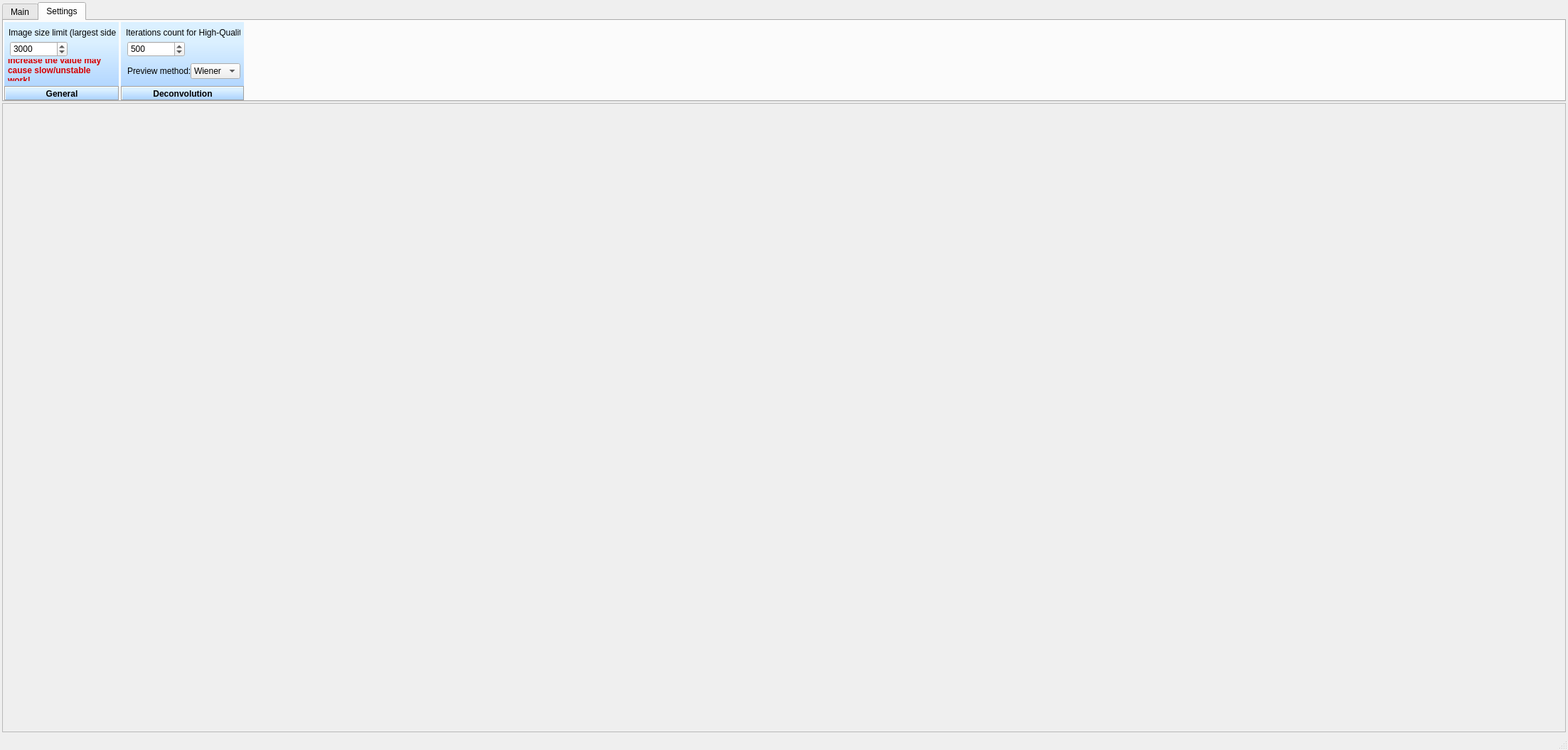
<?xml version="1.0" encoding="UTF-8"?>
<ui version="4.0">
 <class>MainWindow</class>
 <widget class="QMainWindow" name="MainWindow">
  <property name="geometry">
   <rect>
    <x>0</x>
    <y>0</y>
    <width>2205</width>
    <height>1055</height>
   </rect>
  </property>
  <property name="sizePolicy">
   <sizepolicy hsizetype="Expanding" vsizetype="Expanding">
    <horstretch>0</horstretch>
    <verstretch>0</verstretch>
   </sizepolicy>
  </property>
  <property name="minimumSize">
   <size>
    <width>400</width>
    <height>400</height>
   </size>
  </property>
  <property name="acceptDrops">
   <bool>true</bool>
  </property>
  <property name="windowTitle">
   <string>MotionDeblur</string>
  </property>
  <property name="windowIcon">
   <iconset resource="MainResources.qrc">
    <normaloff>:/SmartDeblur/Icons/Logo2.png</normaloff>:/SmartDeblur/Icons/Logo2.png</iconset>
  </property>
  <widget class="QWidget" name="centralWidget">
   <property name="sizePolicy">
    <sizepolicy hsizetype="Expanding" vsizetype="Expanding">
     <horstretch>0</horstretch>
     <verstretch>0</verstretch>
    </sizepolicy>
   </property>
   <property name="acceptDrops">
    <bool>false</bool>
   </property>
   <layout class="QGridLayout" name="gridLayout">
    <property name="leftMargin">
     <number>3</number>
    </property>
    <property name="topMargin">
     <number>3</number>
    </property>
    <property name="rightMargin">
     <number>3</number>
    </property>
    <property name="bottomMargin">
     <number>3</number>
    </property>
    <property name="spacing">
     <number>2</number>
    </property>
    <item row="0" column="0">
     <widget class="QTabWidget" name="tabWidget">
      <property name="maximumSize">
       <size>
        <width>16777215</width>
        <height>140</height>
       </size>
      </property>
      <property name="acceptDrops">
       <bool>true</bool>
      </property>
      <property name="currentIndex">
       <number>1</number>
      </property>
      <widget class="QWidget" name="tab">
       <attribute name="title">
        <string>Main</string>
       </attribute>
       <widget class="QFrame" name="frame">
        <property name="geometry">
         <rect>
          <x>1</x>
          <y>2</y>
          <width>161</width>
          <height>110</height>
         </rect>
        </property>
        <property name="styleSheet">
         <string notr="true">QFrame  {background-color: qlineargradient(spread:pad, x1:0, y1:1, x2:0, y2:0, stop:0 rgba(165, 206, 255, 255), stop:0.744318 rgba(219, 240, 255, 255))}

QLabel {background-color: none;}
</string>
        </property>
        <property name="frameShape">
         <enum>QFrame::NoFrame</enum>
        </property>
        <property name="frameShadow">
         <enum>QFrame::Sunken</enum>
        </property>
        <widget class="QToolButton" name="btnOpen">
         <property name="geometry">
          <rect>
           <x>3</x>
           <y>3</y>
           <width>51</width>
           <height>60</height>
          </rect>
         </property>
         <property name="text">
          <string>Open</string>
         </property>
         <property name="icon">
          <iconset resource="MainResources.qrc">
           <normaloff>:/SmartDeblur/Icons/Open.png</normaloff>:/SmartDeblur/Icons/Open.png</iconset>
         </property>
         <property name="iconSize">
          <size>
           <width>32</width>
           <height>32</height>
          </size>
         </property>
         <property name="toolButtonStyle">
          <enum>Qt::ToolButtonTextUnderIcon</enum>
         </property>
         <property name="autoRaise">
          <bool>true</bool>
         </property>
        </widget>
        <widget class="QLabel" name="label_4">
         <property name="geometry">
          <rect>
           <x>0</x>
           <y>90</y>
           <width>162</width>
           <height>21</height>
          </rect>
         </property>
         <property name="font">
          <font>
           <weight>75</weight>
           <bold>true</bold>
          </font>
         </property>
         <property name="styleSheet">
          <string notr="true">background-color: qlineargradient(spread:pad, x1:0, y1:1, x2:0, y2:0, stop:0 rgba(165, 206, 255, 255), stop:0.744318 rgba(219, 240, 255, 255))
</string>
         </property>
         <property name="frameShape">
          <enum>QFrame::Box</enum>
         </property>
         <property name="frameShadow">
          <enum>QFrame::Sunken</enum>
         </property>
         <property name="text">
          <string>File</string>
         </property>
         <property name="alignment">
          <set>Qt::AlignCenter</set>
         </property>
        </widget>
        <widget class="QToolButton" name="btnSave">
         <property name="geometry">
          <rect>
           <x>56</x>
           <y>3</y>
           <width>51</width>
           <height>60</height>
          </rect>
         </property>
         <property name="text">
          <string>Save</string>
         </property>
         <property name="icon">
          <iconset resource="MainResources.qrc">
           <normaloff>:/SmartDeblur/Icons/Save.png</normaloff>:/SmartDeblur/Icons/Save.png</iconset>
         </property>
         <property name="iconSize">
          <size>
           <width>32</width>
           <height>32</height>
          </size>
         </property>
         <property name="toolButtonStyle">
          <enum>Qt::ToolButtonTextUnderIcon</enum>
         </property>
         <property name="autoRaise">
          <bool>true</bool>
         </property>
        </widget>
        <widget class="QToolButton" name="btnAbout">
         <property name="geometry">
          <rect>
           <x>109</x>
           <y>3</y>
           <width>51</width>
           <height>60</height>
          </rect>
         </property>
         <property name="text">
          <string>Help</string>
         </property>
         <property name="icon">
          <iconset resource="MainResources.qrc">
           <normaloff>:/SmartDeblur/Icons/About.png</normaloff>:/SmartDeblur/Icons/About.png</iconset>
         </property>
         <property name="iconSize">
          <size>
           <width>32</width>
           <height>32</height>
          </size>
         </property>
         <property name="toolButtonStyle">
          <enum>Qt::ToolButtonTextUnderIcon</enum>
         </property>
         <property name="autoRaise">
          <bool>true</bool>
         </property>
        </widget>
       </widget>
       <widget class="QFrame" name="frame_2">
        <property name="geometry">
         <rect>
          <x>165</x>
          <y>2</y>
          <width>114</width>
          <height>110</height>
         </rect>
        </property>
        <property name="styleSheet">
         <string notr="true">QFrame  {background-color: qlineargradient(spread:pad, x1:0, y1:1, x2:0, y2:0, stop:0 rgba(165, 206, 255, 255), stop:0.744318 rgba(219, 240, 255, 255))}

QLabel {background-color: none;}

</string>
        </property>
        <property name="frameShape">
         <enum>QFrame::NoFrame</enum>
        </property>
        <property name="frameShadow">
         <enum>QFrame::Sunken</enum>
        </property>
        <widget class="QToolButton" name="btnZoomIn">
         <property name="geometry">
          <rect>
           <x>75</x>
           <y>10</y>
           <width>31</width>
           <height>31</height>
          </rect>
         </property>
         <property name="text">
          <string>+</string>
         </property>
         <property name="icon">
          <iconset resource="MainResources.qrc">
           <normaloff>:/SmartDeblur/Icons/Zoom In.png</normaloff>:/SmartDeblur/Icons/Zoom In.png</iconset>
         </property>
         <property name="iconSize">
          <size>
           <width>24</width>
           <height>24</height>
          </size>
         </property>
         <property name="autoRaise">
          <bool>true</bool>
         </property>
        </widget>
        <widget class="QToolButton" name="btnZoomOut">
         <property name="geometry">
          <rect>
           <x>41</x>
           <y>10</y>
           <width>31</width>
           <height>31</height>
          </rect>
         </property>
         <property name="text">
          <string>-</string>
         </property>
         <property name="icon">
          <iconset resource="MainResources.qrc">
           <normaloff>:/SmartDeblur/Icons/Zoom Out.png</normaloff>:/SmartDeblur/Icons/Zoom Out.png</iconset>
         </property>
         <property name="iconSize">
          <size>
           <width>24</width>
           <height>24</height>
          </size>
         </property>
         <property name="autoRaise">
          <bool>true</bool>
         </property>
        </widget>
        <widget class="QToolButton" name="btnZoomNormal">
         <property name="geometry">
          <rect>
           <x>6</x>
           <y>10</y>
           <width>31</width>
           <height>31</height>
          </rect>
         </property>
         <property name="text">
          <string>1:1</string>
         </property>
         <property name="icon">
          <iconset resource="MainResources.qrc">
           <normaloff>:/SmartDeblur/Icons/Zoom_Actual.png</normaloff>:/SmartDeblur/Icons/Zoom_Actual.png</iconset>
         </property>
         <property name="iconSize">
          <size>
           <width>24</width>
           <height>24</height>
          </size>
         </property>
         <property name="autoRaise">
          <bool>true</bool>
         </property>
        </widget>
        <widget class="QCheckBox" name="checkBoxFitToWindow">
         <property name="geometry">
          <rect>
           <x>16</x>
           <y>51</y>
           <width>91</width>
           <height>17</height>
          </rect>
         </property>
         <property name="text">
          <string>Fit to Window</string>
         </property>
         <property name="checked">
          <bool>true</bool>
         </property>
        </widget>
        <widget class="QLabel" name="label_3">
         <property name="geometry">
          <rect>
           <x>0</x>
           <y>90</y>
           <width>115</width>
           <height>21</height>
          </rect>
         </property>
         <property name="font">
          <font>
           <weight>75</weight>
           <bold>true</bold>
          </font>
         </property>
         <property name="styleSheet">
          <string notr="true">background-color: qlineargradient(spread:pad, x1:0, y1:1, x2:0, y2:0, stop:0 rgba(165, 206, 255, 255), stop:0.744318 rgba(219, 240, 255, 255))
</string>
         </property>
         <property name="frameShape">
          <enum>QFrame::Box</enum>
         </property>
         <property name="frameShadow">
          <enum>QFrame::Sunken</enum>
         </property>
         <property name="text">
          <string>Zoom</string>
         </property>
         <property name="alignment">
          <set>Qt::AlignCenter</set>
         </property>
        </widget>
       </widget>
       <widget class="QFrame" name="frame_3">
        <property name="geometry">
         <rect>
          <x>282</x>
          <y>2</y>
          <width>437</width>
          <height>110</height>
         </rect>
        </property>
        <property name="styleSheet">
         <string notr="true">QFrame  {background-color: qlineargradient(spread:pad, x1:0, y1:1, x2:0, y2:0, stop:0 rgba(165, 206, 255, 255), stop:0.744318 rgba(219, 240, 255, 255))}

QLabel {background-color: none;}
</string>
        </property>
        <property name="frameShape">
         <enum>QFrame::NoFrame</enum>
        </property>
        <property name="frameShadow">
         <enum>QFrame::Sunken</enum>
        </property>
        <widget class="QSlider" name="sliderRadius">
         <property name="geometry">
          <rect>
           <x>77</x>
           <y>55</y>
           <width>356</width>
           <height>19</height>
          </rect>
         </property>
         <property name="minimum">
          <number>1</number>
         </property>
         <property name="maximum">
          <number>500</number>
         </property>
         <property name="value">
          <number>50</number>
         </property>
         <property name="orientation">
          <enum>Qt::Horizontal</enum>
         </property>
        </widget>
        <widget class="QSlider" name="sliderPSNR">
         <property name="geometry">
          <rect>
           <x>77</x>
           <y>70</y>
           <width>356</width>
           <height>19</height>
          </rect>
         </property>
         <property name="minimum">
          <number>1</number>
         </property>
         <property name="maximum">
          <number>99</number>
         </property>
         <property name="value">
          <number>30</number>
         </property>
         <property name="orientation">
          <enum>Qt::Horizontal</enum>
         </property>
        </widget>
        <widget class="QLabel" name="labelRadius">
         <property name="geometry">
          <rect>
           <x>49</x>
           <y>57</y>
           <width>32</width>
           <height>13</height>
          </rect>
         </property>
         <property name="text">
          <string>5</string>
         </property>
        </widget>
        <widget class="QLabel" name="labelPSNR">
         <property name="geometry">
          <rect>
           <x>49</x>
           <y>72</y>
           <width>32</width>
           <height>13</height>
          </rect>
         </property>
         <property name="text">
          <string>5</string>
         </property>
        </widget>
        <widget class="QComboBox" name="comboBoxType">
         <property name="geometry">
          <rect>
           <x>85</x>
           <y>3</y>
           <width>140</width>
           <height>21</height>
          </rect>
         </property>
         <item>
          <property name="text">
           <string>Motion Blur</string>
          </property>
         </item>
        </widget>
        <widget class="QSlider" name="sliderMotionLength">
         <property name="geometry">
          <rect>
           <x>77</x>
           <y>23</y>
           <width>356</width>
           <height>19</height>
          </rect>
         </property>
         <property name="minimum">
          <number>1</number>
         </property>
         <property name="maximum">
          <number>500</number>
         </property>
         <property name="value">
          <number>50</number>
         </property>
         <property name="orientation">
          <enum>Qt::Horizontal</enum>
         </property>
        </widget>
        <widget class="QLabel" name="labelMotionLength">
         <property name="geometry">
          <rect>
           <x>49</x>
           <y>24</y>
           <width>32</width>
           <height>13</height>
          </rect>
         </property>
         <property name="text">
          <string>5</string>
         </property>
        </widget>
        <widget class="QSlider" name="sliderMotionAngle">
         <property name="geometry">
          <rect>
           <x>77</x>
           <y>39</y>
           <width>356</width>
           <height>19</height>
          </rect>
         </property>
         <property name="minimum">
          <number>-90</number>
         </property>
         <property name="maximum">
          <number>90</number>
         </property>
         <property name="value">
          <number>50</number>
         </property>
         <property name="orientation">
          <enum>Qt::Horizontal</enum>
         </property>
        </widget>
        <widget class="QLabel" name="labelMotionAngle">
         <property name="geometry">
          <rect>
           <x>49</x>
           <y>41</y>
           <width>32</width>
           <height>13</height>
          </rect>
         </property>
         <property name="text">
          <string>5</string>
         </property>
        </widget>
        <widget class="QLabel" name="label_2">
         <property name="geometry">
          <rect>
           <x>6</x>
           <y>5</y>
           <width>70</width>
           <height>16</height>
          </rect>
         </property>
         <property name="font">
          <font>
           <weight>75</weight>
           <bold>true</bold>
          </font>
         </property>
         <property name="text">
          <string>Defect type:</string>
         </property>
        </widget>
        <widget class="QToolButton" name="btnShowOriginal">
         <property name="geometry">
          <rect>
           <x>235</x>
           <y>0</y>
           <width>105</width>
           <height>28</height>
          </rect>
         </property>
         <property name="text">
          <string>Show Original</string>
         </property>
         <property name="icon">
          <iconset resource="MainResources.qrc">
           <normaloff>:/SmartDeblur/Icons/image.png</normaloff>:/SmartDeblur/Icons/image.png</iconset>
         </property>
         <property name="iconSize">
          <size>
           <width>24</width>
           <height>24</height>
          </size>
         </property>
         <property name="toolButtonStyle">
          <enum>Qt::ToolButtonTextBesideIcon</enum>
         </property>
         <property name="autoRaise">
          <bool>true</bool>
         </property>
        </widget>
        <widget class="QLabel" name="labelMotionLengthCaption">
         <property name="geometry">
          <rect>
           <x>5</x>
           <y>23</y>
           <width>47</width>
           <height>16</height>
          </rect>
         </property>
         <property name="text">
          <string>Length:</string>
         </property>
        </widget>
        <widget class="QLabel" name="labelMotionAngleCaption">
         <property name="geometry">
          <rect>
           <x>5</x>
           <y>40</y>
           <width>47</width>
           <height>16</height>
          </rect>
         </property>
         <property name="text">
          <string>Angle:</string>
         </property>
        </widget>
        <widget class="QLabel" name="labelRadiusCaption">
         <property name="geometry">
          <rect>
           <x>5</x>
           <y>56</y>
           <width>47</width>
           <height>16</height>
          </rect>
         </property>
         <property name="text">
          <string>Radius:</string>
         </property>
        </widget>
        <widget class="QLabel" name="labelPSNRCaption">
         <property name="geometry">
          <rect>
           <x>5</x>
           <y>71</y>
           <width>47</width>
           <height>16</height>
          </rect>
         </property>
         <property name="text">
          <string>Smooth:</string>
         </property>
        </widget>
        <widget class="QLabel" name="label_7">
         <property name="geometry">
          <rect>
           <x>0</x>
           <y>90</y>
           <width>438</width>
           <height>21</height>
          </rect>
         </property>
         <property name="font">
          <font>
           <weight>75</weight>
           <bold>true</bold>
          </font>
         </property>
         <property name="styleSheet">
          <string notr="true">background-color: qlineargradient(spread:pad, x1:0, y1:1, x2:0, y2:0, stop:0 rgba(165, 206, 255, 255), stop:0.744318 rgba(219, 240, 255, 255))
</string>
         </property>
         <property name="frameShape">
          <enum>QFrame::Box</enum>
         </property>
         <property name="frameShadow">
          <enum>QFrame::Sunken</enum>
         </property>
         <property name="text">
          <string>Blur Parameters</string>
         </property>
         <property name="alignment">
          <set>Qt::AlignCenter</set>
         </property>
        </widget>
       </widget>
       <widget class="QFrame" name="frame_5">
        <property name="geometry">
         <rect>
          <x>722</x>
          <y>2</y>
          <width>231</width>
          <height>110</height>
         </rect>
        </property>
        <property name="styleSheet">
         <string notr="true">QFrame  {background-color: qlineargradient(spread:pad, x1:0, y1:1, x2:0, y2:0, stop:0 rgba(165, 206, 255, 255), stop:0.744318 rgba(219, 240, 255, 255))}

QLabel {background-color: none;}
</string>
        </property>
        <property name="frameShape">
         <enum>QFrame::NoFrame</enum>
        </property>
        <property name="frameShadow">
         <enum>QFrame::Sunken</enum>
        </property>
        <widget class="QSlider" name="sliderKernelStrength">
         <property name="geometry">
          <rect>
           <x>94</x>
           <y>22</y>
           <width>131</width>
           <height>19</height>
          </rect>
         </property>
         <property name="minimum">
          <number>-99</number>
         </property>
         <property name="maximum">
          <number>99</number>
         </property>
         <property name="orientation">
          <enum>Qt::Horizontal</enum>
         </property>
         <property name="tickPosition">
          <enum>QSlider::NoTicks</enum>
         </property>
         <property name="tickInterval">
          <number>20</number>
         </property>
        </widget>
        <widget class="QSlider" name="sliderKernelFeather">
         <property name="geometry">
          <rect>
           <x>94</x>
           <y>66</y>
           <width>131</width>
           <height>19</height>
          </rect>
         </property>
         <property name="minimum">
          <number>1</number>
         </property>
         <property name="maximum">
          <number>99</number>
         </property>
         <property name="value">
          <number>10</number>
         </property>
         <property name="orientation">
          <enum>Qt::Horizontal</enum>
         </property>
         <property name="tickPosition">
          <enum>QSlider::NoTicks</enum>
         </property>
         <property name="tickInterval">
          <number>10</number>
         </property>
        </widget>
        <widget class="QLabel" name="labelKernelPreview">
         <property name="geometry">
          <rect>
           <x>3</x>
           <y>3</y>
           <width>85</width>
           <height>85</height>
          </rect>
         </property>
         <property name="autoFillBackground">
          <bool>false</bool>
         </property>
         <property name="styleSheet">
          <string notr="true">background-color: rgb(191, 191, 191);</string>
         </property>
         <property name="text">
          <string/>
         </property>
        </widget>
        <widget class="QLabel" name="labelStrength">
         <property name="geometry">
          <rect>
           <x>198</x>
           <y>5</y>
           <width>31</width>
           <height>16</height>
          </rect>
         </property>
         <property name="text">
          <string>5</string>
         </property>
        </widget>
        <widget class="QLabel" name="labelFeather">
         <property name="geometry">
          <rect>
           <x>200</x>
           <y>47</y>
           <width>31</width>
           <height>16</height>
          </rect>
         </property>
         <property name="text">
          <string>5</string>
         </property>
        </widget>
        <widget class="QLabel" name="label_5">
         <property name="geometry">
          <rect>
           <x>0</x>
           <y>90</y>
           <width>232</width>
           <height>21</height>
          </rect>
         </property>
         <property name="font">
          <font>
           <weight>75</weight>
           <bold>true</bold>
          </font>
         </property>
         <property name="styleSheet">
          <string notr="true">background-color: qlineargradient(spread:pad, x1:0, y1:1, x2:0, y2:0, stop:0 rgba(165, 206, 255, 255), stop:0.744318 rgba(219, 240, 255, 255))
</string>
         </property>
         <property name="frameShape">
          <enum>QFrame::Box</enum>
         </property>
         <property name="frameShadow">
          <enum>QFrame::Sunken</enum>
         </property>
         <property name="text">
          <string>Kernel Preview &amp; Tuning</string>
         </property>
         <property name="alignment">
          <set>Qt::AlignCenter</set>
         </property>
        </widget>
        <widget class="QLabel" name="labelStrengthCaption">
         <property name="geometry">
          <rect>
           <x>94</x>
           <y>5</y>
           <width>99</width>
           <height>16</height>
          </rect>
         </property>
         <property name="text">
          <string>Correction Strength:</string>
         </property>
        </widget>
        <widget class="QLabel" name="labelFeatherCaption">
         <property name="geometry">
          <rect>
           <x>97</x>
           <y>47</y>
           <width>91</width>
           <height>16</height>
          </rect>
         </property>
         <property name="text">
          <string>Edge Feather:</string>
         </property>
        </widget>
       </widget>
      </widget>
      <widget class="QWidget" name="tab_2">
       <attribute name="title">
        <string>Settings</string>
       </attribute>
       <widget class="QFrame" name="frame_4">
        <property name="geometry">
         <rect>
          <x>1</x>
          <y>2</y>
          <width>161</width>
          <height>110</height>
         </rect>
        </property>
        <property name="styleSheet">
         <string notr="true">QFrame  {background-color: qlineargradient(spread:pad, x1:0, y1:1, x2:0, y2:0, stop:0 rgba(165, 206, 255, 255), stop:0.744318 rgba(219, 240, 255, 255))}

QLabel {background-color: none;}

</string>
        </property>
        <property name="frameShape">
         <enum>QFrame::NoFrame</enum>
        </property>
        <property name="frameShadow">
         <enum>QFrame::Sunken</enum>
        </property>
        <widget class="QLabel" name="label_6">
         <property name="geometry">
          <rect>
           <x>0</x>
           <y>90</y>
           <width>162</width>
           <height>21</height>
          </rect>
         </property>
         <property name="font">
          <font>
           <weight>75</weight>
           <bold>true</bold>
          </font>
         </property>
         <property name="styleSheet">
          <string notr="true">background-color: qlineargradient(spread:pad, x1:0, y1:1, x2:0, y2:0, stop:0 rgba(165, 206, 255, 255), stop:0.744318 rgba(219, 240, 255, 255))
</string>
         </property>
         <property name="frameShape">
          <enum>QFrame::Box</enum>
         </property>
         <property name="frameShadow">
          <enum>QFrame::Sunken</enum>
         </property>
         <property name="text">
          <string>General</string>
         </property>
         <property name="alignment">
          <set>Qt::AlignCenter</set>
         </property>
        </widget>
        <widget class="QLabel" name="label">
         <property name="geometry">
          <rect>
           <x>6</x>
           <y>7</y>
           <width>151</width>
           <height>16</height>
          </rect>
         </property>
         <property name="text">
          <string>Image size limit (largest side):</string>
         </property>
        </widget>
        <widget class="QSpinBox" name="imageSizeLimitSpinBox">
         <property name="geometry">
          <rect>
           <x>8</x>
           <y>27</y>
           <width>81</width>
           <height>22</height>
          </rect>
         </property>
         <property name="minimum">
          <number>100</number>
         </property>
         <property name="maximum">
          <number>10000</number>
         </property>
         <property name="value">
          <number>3000</number>
         </property>
        </widget>
        <widget class="QLabel" name="label_8">
         <property name="geometry">
          <rect>
           <x>5</x>
           <y>52</y>
           <width>151</width>
           <height>31</height>
          </rect>
         </property>
         <property name="font">
          <font>
           <weight>75</weight>
           <bold>true</bold>
          </font>
         </property>
         <property name="styleSheet">
          <string notr="true">color: rgb(214, 0, 0);</string>
         </property>
         <property name="text">
          <string>Increase the value may cause slow/unstable work!</string>
         </property>
         <property name="wordWrap">
          <bool>true</bool>
         </property>
        </widget>
       </widget>
       <widget class="QFrame" name="frame_6">
        <property name="geometry">
         <rect>
          <x>165</x>
          <y>2</y>
          <width>173</width>
          <height>110</height>
         </rect>
        </property>
        <property name="styleSheet">
         <string notr="true">QFrame  {background-color: qlineargradient(spread:pad, x1:0, y1:1, x2:0, y2:0, stop:0 rgba(165, 206, 255, 255), stop:0.744318 rgba(219, 240, 255, 255))}

QLabel {background-color: none;}

</string>
        </property>
        <property name="frameShape">
         <enum>QFrame::NoFrame</enum>
        </property>
        <property name="frameShadow">
         <enum>QFrame::Sunken</enum>
        </property>
        <widget class="QLabel" name="label_9">
         <property name="geometry">
          <rect>
           <x>0</x>
           <y>90</y>
           <width>174</width>
           <height>21</height>
          </rect>
         </property>
         <property name="font">
          <font>
           <weight>75</weight>
           <bold>true</bold>
          </font>
         </property>
         <property name="styleSheet">
          <string notr="true">background-color: qlineargradient(spread:pad, x1:0, y1:1, x2:0, y2:0, stop:0 rgba(165, 206, 255, 255), stop:0.744318 rgba(219, 240, 255, 255))
</string>
         </property>
         <property name="frameShape">
          <enum>QFrame::Box</enum>
         </property>
         <property name="frameShadow">
          <enum>QFrame::Sunken</enum>
         </property>
         <property name="text">
          <string>Deconvolution</string>
         </property>
         <property name="alignment">
          <set>Qt::AlignCenter</set>
         </property>
        </widget>
        <widget class="QSpinBox" name="tvIterationsCountSpinBox">
         <property name="geometry">
          <rect>
           <x>9</x>
           <y>27</y>
           <width>81</width>
           <height>22</height>
          </rect>
         </property>
         <property name="minimum">
          <number>50</number>
         </property>
         <property name="maximum">
          <number>1000</number>
         </property>
         <property name="value">
          <number>500</number>
         </property>
        </widget>
        <widget class="QLabel" name="label_10">
         <property name="geometry">
          <rect>
           <x>7</x>
           <y>7</y>
           <width>161</width>
           <height>16</height>
          </rect>
         </property>
         <property name="text">
          <string>Iterations count for High-Quality:</string>
         </property>
        </widget>
        <widget class="QLabel" name="label_11">
         <property name="geometry">
          <rect>
           <x>9</x>
           <y>61</y>
           <width>91</width>
           <height>16</height>
          </rect>
         </property>
         <property name="text">
          <string>Preview method:</string>
         </property>
        </widget>
        <widget class="QComboBox" name="previewMethodComboBox">
         <property name="geometry">
          <rect>
           <x>98</x>
           <y>58</y>
           <width>70</width>
           <height>22</height>
          </rect>
         </property>
         <item>
          <property name="text">
           <string>Wiener</string>
          </property>
         </item>
         <item>
          <property name="text">
           <string>Tikhonov</string>
          </property>
         </item>
        </widget>
       </widget>
      </widget>
     </widget>
    </item>
    <item row="1" column="0">
     <widget class="QScrollArea" name="scrollArea">
      <property name="widgetResizable">
       <bool>false</bool>
      </property>
      <widget class="QWidget" name="scrollAreaWidgetContents">
       <property name="geometry">
        <rect>
         <x>0</x>
         <y>0</y>
         <width>470</width>
         <height>250</height>
        </rect>
       </property>
      </widget>
     </widget>
    </item>
   </layout>
  </widget>
  <widget class="QStatusBar" name="statusBar"/>
 </widget>
 <layoutdefault spacing="6" margin="11"/>
 <resources>
  <include location="MainResources.qrc"/>
 </resources>
 <connections/>
</ui>
